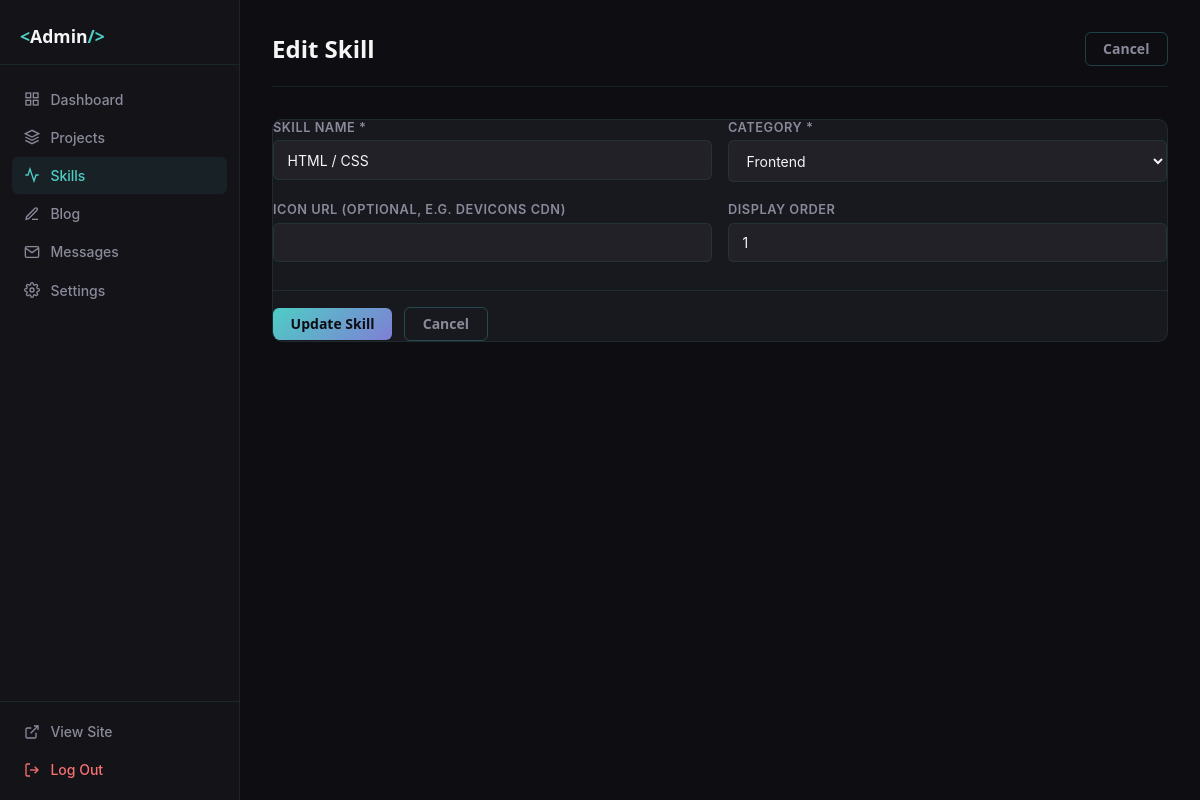
The app's page /admin/skill-edit.php?id=1 (signed in) with its own data.
### tables this page shows
CREATE TABLE skills (
    id            INT UNSIGNED AUTO_INCREMENT PRIMARY KEY,
    category_id   INT UNSIGNED  NOT NULL,
    name          VARCHAR(100)  NOT NULL,
    icon_url      VARCHAR(255),
    display_order TINYINT UNSIGNED DEFAULT 0,
    created_at    TIMESTAMP     DEFAULT CURRENT_TIMESTAMP,
    FOREIGN KEY (category_id) REFERENCES skill_categories(id) ON DELETE CASCADE
);

CREATE TABLE skill_categories (
    id            INT UNSIGNED AUTO_INCREMENT PRIMARY KEY,
    name          VARCHAR(100)  NOT NULL,
    slug          VARCHAR(100)  NOT NULL,
    display_order TINYINT UNSIGNED DEFAULT 0,
    created_at    TIMESTAMP     DEFAULT CURRENT_TIMESTAMP,
    UNIQUE KEY uq_skill_cat_slug (slug)
);

### admin/skill-edit.php (the view, shortened to what this page needs)
<?php
$pdo   = DB::getConnection();
$id    = (int)($_GET['id']  ?? 0);
$defCat = (int)($_GET['cat'] ?? 0);
$skill = null;
if ($id) {
    $stmt = $pdo->prepare('SELECT * FROM skills WHERE id = ?');
    $stmt->execute([$id]);
    $skill = $stmt->fetch();
}
$categories = $pdo->query('SELECT * FROM skill_categories ORDER BY display_order ASC')->fetchAll();
require_once __DIR__ . '/includes/header.php';
?>
<div class="admin-page-header">
    <h1><?= $id ? 'Edit Skill' : 'Add Skill' ?></h1>
    <a href="<?= BASE_URL ?>/admin/skills.php" class="btn-admin-secondary">Cancel</a>
</div>
<div class="admin-card">
<form method="POST">
    <div class="admin-form-grid">
        <div class="form-group">
            <label class="form-label" for="field-title">Skill Name *</label>
            <input type="text" id="field-title" name="name" class="form-input" required
                   value="<?= htmlspecialchars($skill['name'] ?? '') ?>">
        </div>
        <div class="form-group">
            <label class="form-label" for="category_id">Category *</label>
            <select id="category_id" name="category_id" class="form-input" required>
                <?php foreach ($categories as $cat): ?>
                <option value="<?= $cat['id'] ?>"
                    <?= ($skill['category_id'] ?? $defCat) == $cat['id'] ? 'selected' : '' ?>>
                    <?= htmlspecialchars($cat['name']) ?>
                </option>
                <?php endforeach; ?>
            </select>
        </div>
    </div>
    <div class="admin-form-grid">
        <div class="form-group">
            <label class="form-label" for="icon_url">Icon URL (optional, e.g. devicons CDN)</label>
            <input type="url" id="icon_url" name="icon_url" class="form-input"
                   value="<?= htmlspecialchars($skill['icon_url'] ?? '') ?>">
        </div>
        <div class="form-group">
            <label class="form-label" for="display_order">Display Order</label>
            <input type="number" id="display_order" name="display_order" class="form-input" min="0"
                   value="<?= (int)($skill['display_order'] ?? 0) ?>">
        </div>
    </div>
    <div class="admin-form-actions">
        <button type="submit" class="btn-admin-primary"><?= $id ? 'Update Skill' : 'Add Skill' ?></button>
        <a href="<?= BASE_URL ?>/admin/skills.php" class="btn-admin-secondary">Cancel</a>
    </div>
</form>
</div>
<?php require_once __DIR__ . '/includes/footer.php'; ?>

### assets/css/admin.css (style rules this page uses)
:root { --adm-bg: #0d0d12; --adm-surface: #131318; --adm-card: #18181f; --adm-border: rgba(78, 205, 196, 0.1); --adm-border-h: rgba(78, 205, 196, 0.28); --adm-cyan: #4ecdc4; --adm-violet: #7f7fd5; --adm-text: #f5f5f5; --adm-muted: #8a8a9a; --adm-danger: #f87171; --adm-success: #4ade80; --adm-warning: #fbbf24; --adm-sidebar-w: 240px; --ff-h: 'Space Grotesk', system-ui, sans-serif; --ff-b: 'Inter', system-ui, sans-serif; --mono: 'JetBrains Mono', monospace; }
*, *::before, *::after { box-sizing: border-box; margin: 0; padding: 0; }
body { font-family: var(--ff-b); font-size: 0.9rem; color: var(--adm-text); background: var(--adm-bg); }
a { color: var(--adm-cyan); text-decoration: none; }
.admin-body { display: grid; grid-template-columns: var(--adm-sidebar-w) 1fr; min-height: 100vh; }
.admin-page-header { display: flex; align-items: center; justify-content: space-between; margin-bottom: 2rem; padding-bottom: 1.25rem; border-bottom: 1px solid var(--adm-border); }
.admin-page-header h1 { font-family: var(--ff-h); font-size: 1.5rem; font-weight: 700; }
.admin-card { background: var(--adm-card); border: 1px solid var(--adm-border); border-radius: 10px; overflow: hidden; margin-bottom: 1.5rem; }
.btn-admin-primary { display: inline-flex; align-items: center; gap: 0.4rem; padding: 0.55rem 1.1rem; background: linear-gradient(135deg, var(--adm-cyan), var(--adm-violet)); color: #0d0d12; border: none; border-radius: 6px; font-family: var(--ff-h); font-size: 0.875rem; font-weight: 600; cursor: pointer; text-decoration: none; line-height: 1; transition: opacity 150ms, transform 150ms; }
.btn-admin-secondary { display: inline-flex; align-items: center; gap: 0.4rem; padding: 0.55rem 1.1rem; background: transparent; color: var(--adm-muted); border: 1px solid var(--adm-border-h); border-radius: 6px; font-family: var(--ff-h); font-size: 0.875rem; font-weight: 600; cursor: pointer; text-decoration: none; line-height: 1; transition: all 150ms; }
.form-group { display: flex; flex-direction: column; gap: 0.35rem; margin-bottom: 1.25rem; }
.form-label { font-size: 0.8rem; font-weight: 600; color: var(--adm-muted); text-transform: uppercase; letter-spacing: 0.04em; }
.form-input, .form-textarea { width: 100%; background: rgba(255,255,255,0.04); border: 1px solid var(--adm-border); border-radius: 6px; padding: 0.65rem 0.85rem; color: var(--adm-text); font-size: 0.875rem; font-family: var(--ff-b); transition: border-color 150ms, box-shadow 150ms; outline: none; }
select.form-input { cursor: pointer; }
.admin-form-grid { display: grid; grid-template-columns: 1fr 1fr; gap: 1rem; }
.admin-form-actions { display: flex; gap: 0.75rem; align-items: center; padding-top: 1rem; border-top: 1px solid var(--adm-border); margin-top: 0.5rem; }

### records on screen
skills: name "HTML / CSS", category_id "Frontend", display_order "1"
